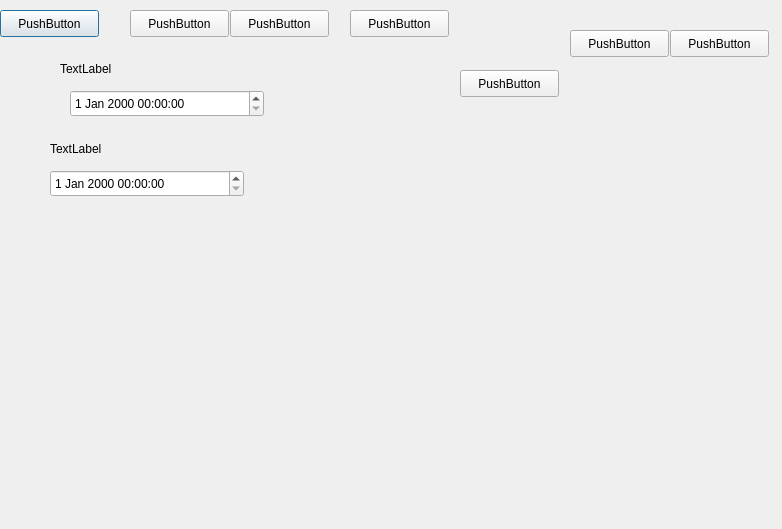
<?xml version="1.0" encoding="UTF-8"?>
<ui version="4.0">
 <class>w_rpt_report_material_sale</class>
 <widget class="QDialog" name="w_rpt_report_material_sale">
  <property name="geometry">
   <rect>
    <x>0</x>
    <y>0</y>
    <width>782</width>
    <height>529</height>
   </rect>
  </property>
  <property name="windowTitle">
   <string>Dialog</string>
  </property>
  <widget class="QPushButton" name="pushButton">
   <property name="geometry">
    <rect>
     <x>0</x>
     <y>10</y>
     <width>99</width>
     <height>27</height>
    </rect>
   </property>
   <property name="text">
    <string>PushButton</string>
   </property>
  </widget>
  <widget class="QPushButton" name="pushButton_2">
   <property name="geometry">
    <rect>
     <x>130</x>
     <y>10</y>
     <width>99</width>
     <height>27</height>
    </rect>
   </property>
   <property name="text">
    <string>PushButton</string>
   </property>
  </widget>
  <widget class="QPushButton" name="pushButton_3">
   <property name="geometry">
    <rect>
     <x>230</x>
     <y>10</y>
     <width>99</width>
     <height>27</height>
    </rect>
   </property>
   <property name="text">
    <string>PushButton</string>
   </property>
  </widget>
  <widget class="QPushButton" name="pushButton_4">
   <property name="geometry">
    <rect>
     <x>350</x>
     <y>10</y>
     <width>99</width>
     <height>27</height>
    </rect>
   </property>
   <property name="text">
    <string>PushButton</string>
   </property>
  </widget>
  <widget class="QPushButton" name="pushButton_5">
   <property name="geometry">
    <rect>
     <x>570</x>
     <y>30</y>
     <width>99</width>
     <height>27</height>
    </rect>
   </property>
   <property name="text">
    <string>PushButton</string>
   </property>
  </widget>
  <widget class="QPushButton" name="pushButton_6">
   <property name="geometry">
    <rect>
     <x>670</x>
     <y>30</y>
     <width>99</width>
     <height>27</height>
    </rect>
   </property>
   <property name="text">
    <string>PushButton</string>
   </property>
  </widget>
  <widget class="QLabel" name="label">
   <property name="geometry">
    <rect>
     <x>60</x>
     <y>60</y>
     <width>67</width>
     <height>17</height>
    </rect>
   </property>
   <property name="text">
    <string>TextLabel</string>
   </property>
  </widget>
  <widget class="QLabel" name="label_2">
   <property name="geometry">
    <rect>
     <x>50</x>
     <y>140</y>
     <width>67</width>
     <height>17</height>
    </rect>
   </property>
   <property name="text">
    <string>TextLabel</string>
   </property>
  </widget>
  <widget class="QDateTimeEdit" name="dateTimeEdit">
   <property name="geometry">
    <rect>
     <x>70</x>
     <y>90</y>
     <width>194</width>
     <height>27</height>
    </rect>
   </property>
  </widget>
  <widget class="QDateTimeEdit" name="dateTimeEdit_2">
   <property name="geometry">
    <rect>
     <x>50</x>
     <y>170</y>
     <width>194</width>
     <height>27</height>
    </rect>
   </property>
  </widget>
  <widget class="QPushButton" name="pushButton_7">
   <property name="geometry">
    <rect>
     <x>460</x>
     <y>70</y>
     <width>99</width>
     <height>27</height>
    </rect>
   </property>
   <property name="text">
    <string>PushButton</string>
   </property>
  </widget>
 </widget>
 <resources/>
 <connections/>
</ui>
